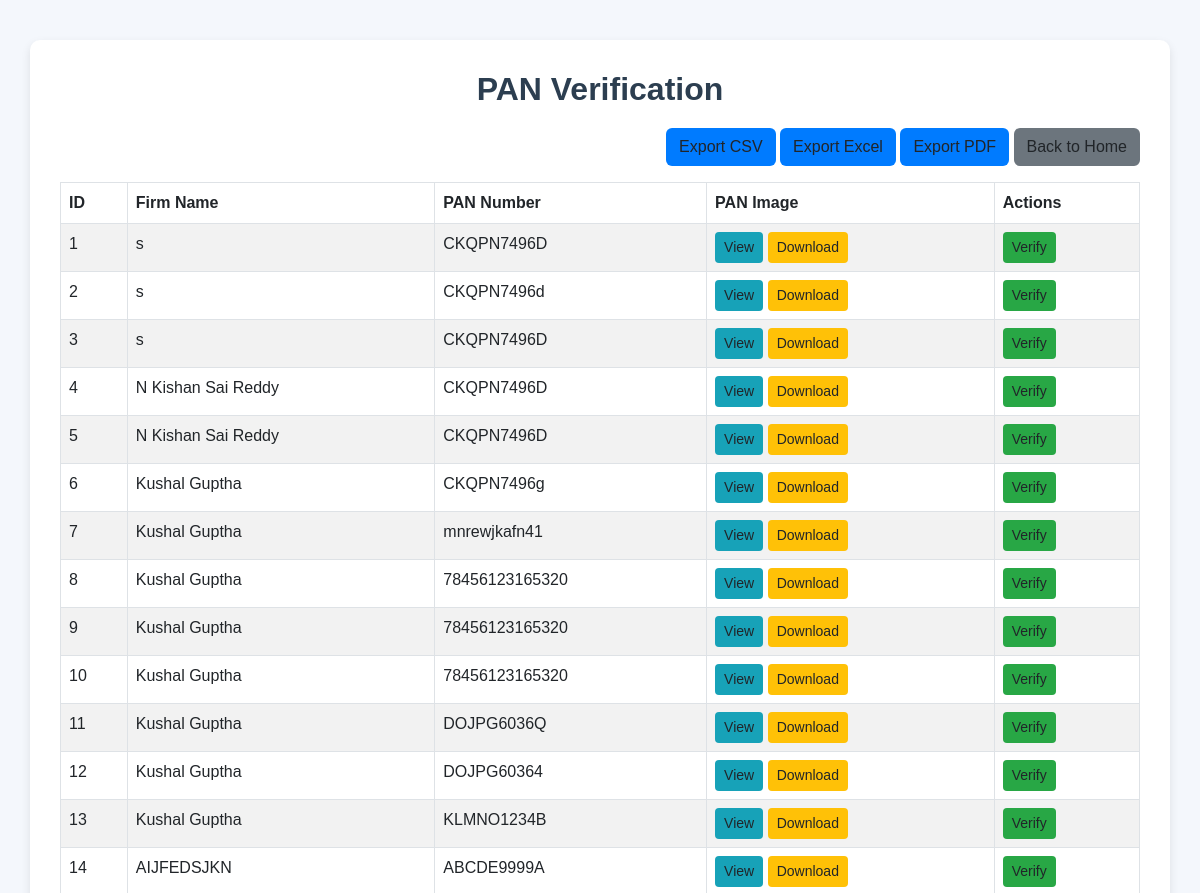
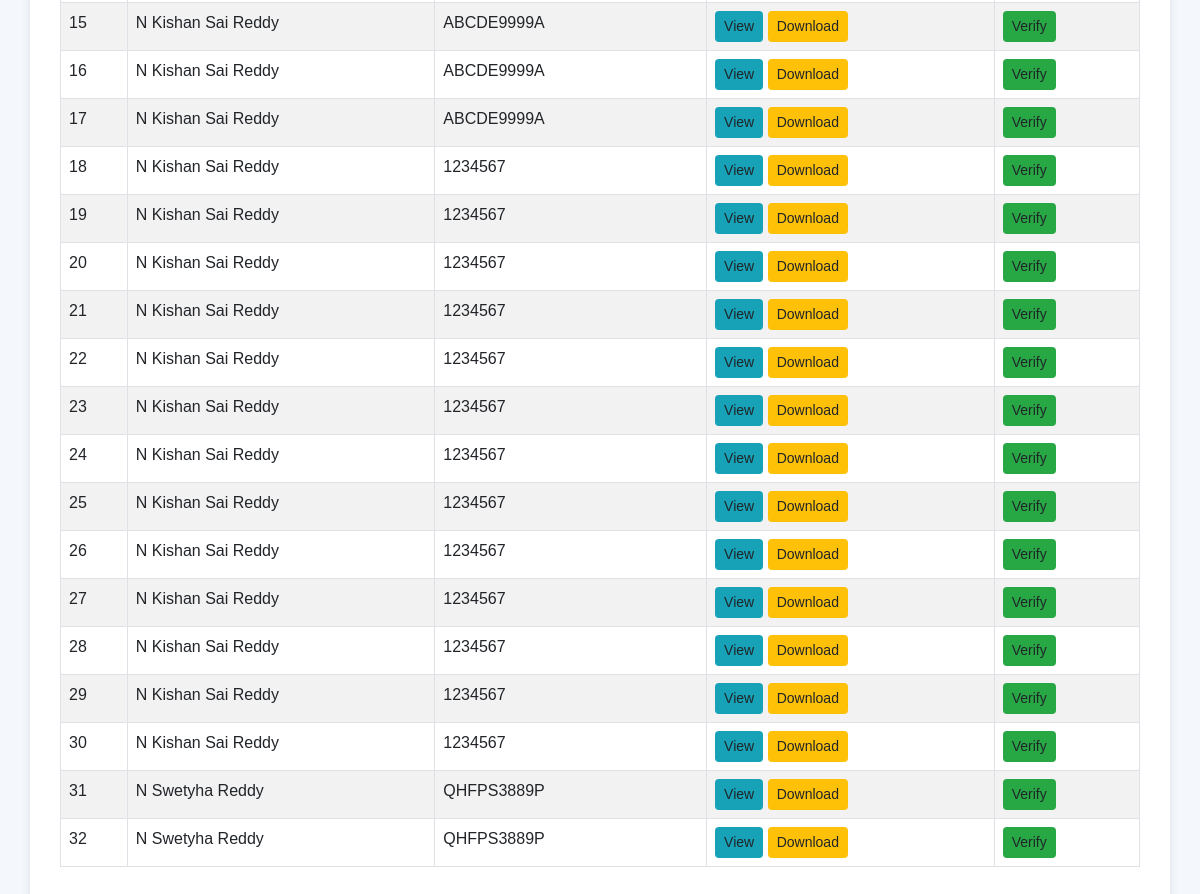
The app's page /pan_verification (signed in) with its own data (2 pictures, top to bottom).
### tables this page shows
CREATE TABLE vendors (
                            id INTEGER PRIMARY KEY AUTOINCREMENT,
                            firm_name TEXT, father_name TEXT, dob TEXT,
                            gender TEXT, nationality TEXT, mobile TEXT,
                            email TEXT, legal_status TEXT, gstin TEXT,
                            pan_number TEXT, pf_number TEXT, pan_image TEXT);

### app.py (the view)
@app.route('/pan_verification')
def pan_verification():
    if 'user' not in session:
        return redirect(url_for('login'))
    with sqlite3.connect("database.db") as conn:
        cursor = conn.cursor()
        cursor.execute("SELECT id, firm_name, pan_number, pan_image FROM vendors")
        vendors = cursor.fetchall()
    return render_template("pan_verification.html", vendors=vendors)

### templates/pan_verification.html (shortened to what this page needs)
<!DOCTYPE html>
<html lang="en">
<head>
    <link href="https://cdn.jsdelivr.net/npm/bootstrap@5.3.0/dist/css/bootstrap.min.css" rel="stylesheet">
</head>
<body>
    <div class="container">
        <h2>PAN Verification</h2>
        <div class="text-end mb-3">
            <button class="btn btn-export" onclick="exportTable('csv')">Export CSV</button>
            <button class="btn btn-export" onclick="exportTable('excel')">Export Excel</button>
            <button class="btn btn-export" onclick="exportTable('pdf')">Export PDF</button>
            <button class="btn btn-back" onclick="window.location.href='/home'">Back to Home</button>
        </div>
        <div class="table-responsive">
            <table class="table table-striped table-bordered" id="panTable">
                <thead>
                    <tr>
                        <th>ID</th>
                        <th>Firm Name</th>
                        <th>PAN Number</th>
                        <th>PAN Image</th>
                        <th>Actions</th>
                    </tr>
                </thead>
                <tbody>
                    {% for vendor in vendors %}
                    <tr>
                        <td>{{ vendor[0] }}</td>
                        <td>{{ vendor[1] }}</td>
                        <td>{{ vendor[2] if vendor[2] else 'N/A' }}</td>
                        <td>
                            {% if vendor[3] %}
                                <button class="btn btn-view btn-sm" onclick="viewImage('{{ url_for('view_pan', vendor_id=vendor[0]) }}')">View</button>
                                <a href="{{ url_for('static', filename='uploads/' + vendor[3]) }}" class="btn btn-download btn-sm" download>Download</a>
                            {% else %}
                                No Image
                            {% endif %}
                        </td>
                        <td>
                            <button onclick="verifyPAN({{ vendor[0] }})" class="btn btn-verify btn-sm">Verify</button>
                        </td>
                    </tr>
                    {% endfor %}
                </tbody>
            </table>
        </div>
    </div>
</body>
</html>

### templates/pan_verification.html (style rules this page uses)
body { background-color: #f4f7fc; font-family: 'Poppins', sans-serif; }
.container { margin-top: 40px; background: #fff; padding: 30px; border-radius: 10px; box-shadow: 0px 4px 10px rgba(0, 0, 0, 0.1); }
h2 { text-align: center; color: #2c3e50; font-weight: 600; margin-bottom: 20px; }
.btn-verify { background-color: #28a745; }
.btn-view { background-color: #17a2b8; }
.btn-download { background-color: #ffc107; }
.btn-back { background-color: #6c757d; }
.btn-export { background-color: #007bff; }

### records on screen
vendors: id "1", firm_name "s", pan_number "CKQPN7496D"
vendors: id "2", firm_name "s", pan_number "CKQPN7496d"
vendors: id "3", firm_name "s", pan_number "CKQPN7496D"
vendors: id "4", firm_name "N Kishan Sai Reddy", pan_number "CKQPN7496D"
vendors: id "5", firm_name "N Kishan Sai Reddy", pan_number "CKQPN7496D"
vendors: id "6", firm_name "Kushal Guptha", pan_number "CKQPN7496g"
vendors: id "7", firm_name "Kushal Guptha", pan_number "mnrewjkafn41"
vendors: id "8", firm_name "Kushal Guptha", pan_number "78456123165320"
vendors: id "9", firm_name "Kushal Guptha", pan_number "78456123165320"
vendors: id "10", firm_name "Kushal Guptha", pan_number "78456123165320"
vendors: id "11", firm_name "Kushal Guptha", pan_number "DOJPG6036Q"
vendors: id "12", firm_name "Kushal Guptha", pan_number "DOJPG60364"
vendors: id "13", firm_name "Kushal Guptha", pan_number "KLMNO1234B"
vendors: id "14", firm_name "AIJFEDSJKN", pan_number "ABCDE9999A"
vendors: id "15", firm_name "N Kishan Sai Reddy", pan_number "ABCDE9999A"
vendors: id "16", firm_name "N Kishan Sai Reddy", pan_number "ABCDE9999A"
vendors: id "17", firm_name "N Kishan Sai Reddy", pan_number "ABCDE9999A"
vendors: id "18", firm_name "N Kishan Sai Reddy", pan_number "1234567"
vendors: id "19", firm_name "N Kishan Sai Reddy", pan_number "1234567"
vendors: id "20", firm_name "N Kishan Sai Reddy", pan_number "1234567"
vendors: id "21", firm_name "N Kishan Sai Reddy", pan_number "1234567"
vendors: id "22", firm_name "N Kishan Sai Reddy", pan_number "1234567"
vendors: id "23", firm_name "N Kishan Sai Reddy", pan_number "1234567"
vendors: id "24", firm_name "N Kishan Sai Reddy", pan_number "1234567"
vendors: id "25", firm_name "N Kishan Sai Reddy", pan_number "1234567"
vendors: id "26", firm_name "N Kishan Sai Reddy", pan_number "1234567"
vendors: id "27", firm_name "N Kishan Sai Reddy", pan_number "1234567"
vendors: id "28", firm_name "N Kishan Sai Reddy", pan_number "1234567"
vendors: id "29", firm_name "N Kishan Sai Reddy", pan_number "1234567"
vendors: id "30", firm_name "N Kishan Sai Reddy", pan_number "1234567"
vendors: id "31", firm_name "N Swetyha Reddy", pan_number "QHFPS3889P"
vendors: id "32", firm_name "N Swetyha Reddy", pan_number "QHFPS3889P"
